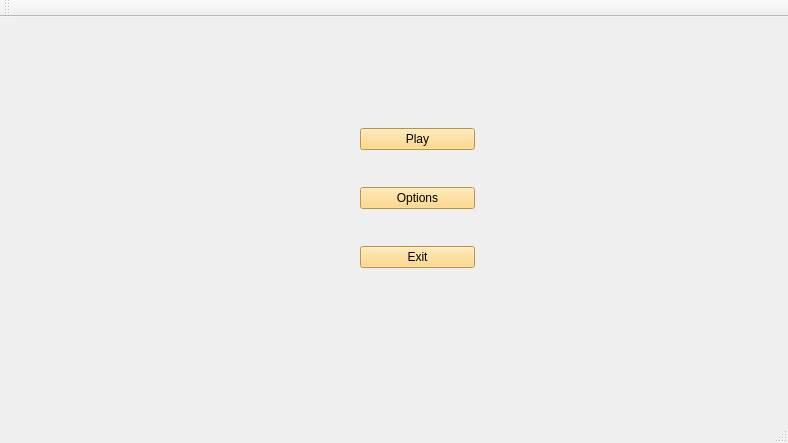
<?xml version="1.0" encoding="UTF-8"?>
<ui version="4.0">
 <class>MainWindow</class>
 <widget class="QMainWindow" name="MainWindow">
  <property name="geometry">
   <rect>
    <x>0</x>
    <y>0</y>
    <width>788</width>
    <height>443</height>
   </rect>
  </property>
  <property name="windowTitle">
   <string>MainWindow</string>
  </property>
  <widget class="QWidget" name="centralWidget">
   <widget class="QWidget" name="verticalLayoutWidget">
    <property name="geometry">
     <rect>
      <x>-60</x>
      <y>-20</y>
      <width>885</width>
      <height>1402</height>
     </rect>
    </property>
    <layout class="QVBoxLayout" name="verticalLayout">
     <property name="leftMargin">
      <number>420</number>
     </property>
     <property name="topMargin">
      <number>100</number>
     </property>
     <property name="rightMargin">
      <number>350</number>
     </property>
     <property name="bottomMargin">
      <number>1100</number>
     </property>
     <item>
      <widget class="QPushButton" name="button_play">
       <property name="enabled">
        <bool>true</bool>
       </property>
       <property name="styleSheet">
        <string notr="true">background-color:rgb(255, 209, 103)</string>
       </property>
       <property name="text">
        <string>Play</string>
       </property>
      </widget>
     </item>
     <item>
      <widget class="QPushButton" name="button_options">
       <property name="styleSheet">
        <string notr="true">background-color:rgb(255, 209, 103)</string>
       </property>
       <property name="text">
        <string>Options</string>
       </property>
      </widget>
     </item>
     <item>
      <widget class="QPushButton" name="button_exit">
       <property name="styleSheet">
        <string notr="true">background-color:rgb(255, 209, 103)</string>
       </property>
       <property name="text">
        <string>Exit</string>
       </property>
      </widget>
     </item>
    </layout>
   </widget>
  </widget>
  <widget class="QMenuBar" name="menuBar">
   <property name="geometry">
    <rect>
     <x>0</x>
     <y>0</y>
     <width>788</width>
     <height>24</height>
    </rect>
   </property>
  </widget>
  <widget class="QToolBar" name="mainToolBar">
   <attribute name="toolBarArea">
    <enum>TopToolBarArea</enum>
   </attribute>
   <attribute name="toolBarBreak">
    <bool>false</bool>
   </attribute>
  </widget>
  <widget class="QStatusBar" name="statusBar"/>
 </widget>
 <layoutdefault spacing="6" margin="11"/>
 <resources/>
 <connections/>
</ui>
